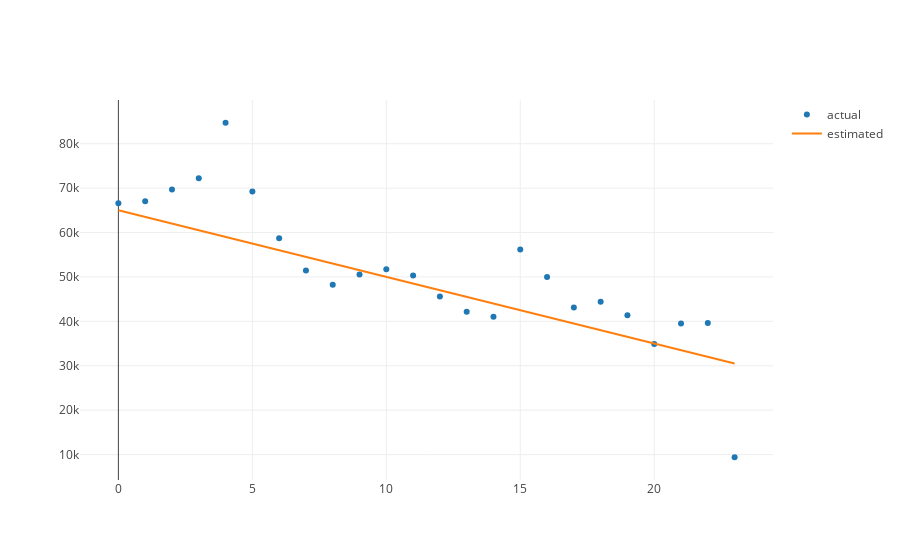

Notebook cell for this chart:
### Markdown cell above
Ok so when we pass the number 0 to our function, $m*x$ equals zero, then adding $b$ we get 6000, which is our first estimated value.  The other two numbers also look good.  Let's add our simple linear regression model to the earlier plot that we generated.  We'll again set `month_numbers` as our x coordinates, and this time our estimated `y_hats` as the y values.

### Code cell
regression_model = {'x': month_numbers, 'y': y_hats, 'mode': 'lines', 'name': 'estimated'}
iplot([actual_trace, regression_model])

### Figure 1 — Plotly figure (JSON) as saved in the notebook; plotly's stock layout.template omitted (floating-point values rounded to 4 significant figures)
{"data": [{"mode": "markers", "name": "actual", "type": "scatter", "uid": "f4f195b0-6dba-4cd1-bb66-96666e0ddd00", "x": [0, 1, 2, 3, 4, 5, 6, 7, 8, 9, 10, 11, 12, 13, 14, 15, 16, 17, 18, 19, 20, 21, 22, 23], "y": [66609, 67048, 69664, 72238, 84721, 69224, 58697, 51430, 48239, 50574, 51707, 50305, 45590, 42180, 41054, 56182, 49965, 43094, 44414, 41393, 34903, 39535, 39627, 9400]}, {"mode": "lines", "name": "estimated", "type": "scatter", "uid": "d8eb0b91-3685-430f-a2df-735d167123f5", "x": [0, 1, 2, 3, 4, 5, 6, 7, 8, 9, 10, 11, 12, 13, 14, 15, 16, 17, 18, 19, 20, 21, 22, 23], "y": [65000, 63500, 62000, 60500, 59000, 57500, 56000, 54500, 53000, 51500, 50000, 48500, 47000, 45500, 44000, 42500, 41000, 39500, 38000, 36500, 35000, 33500, 32000, 30500]}], "layout": {"autosize": true, "xaxis": {"autorange": true, "range": [-1.417, 24.42], "type": "linear"}, "yaxis": {"autorange": true, "range": [3883.0, 90240.0], "type": "linear"}}}
